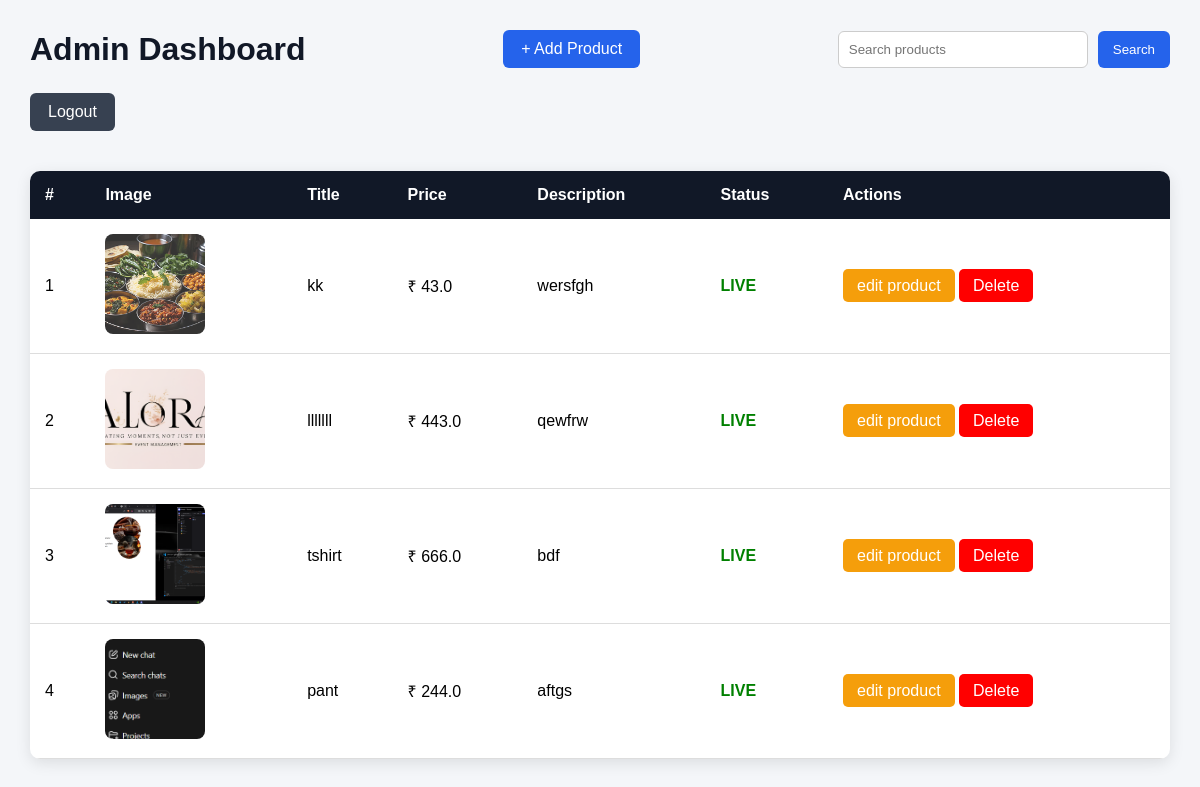
The app's page /admin_search_product, older data.
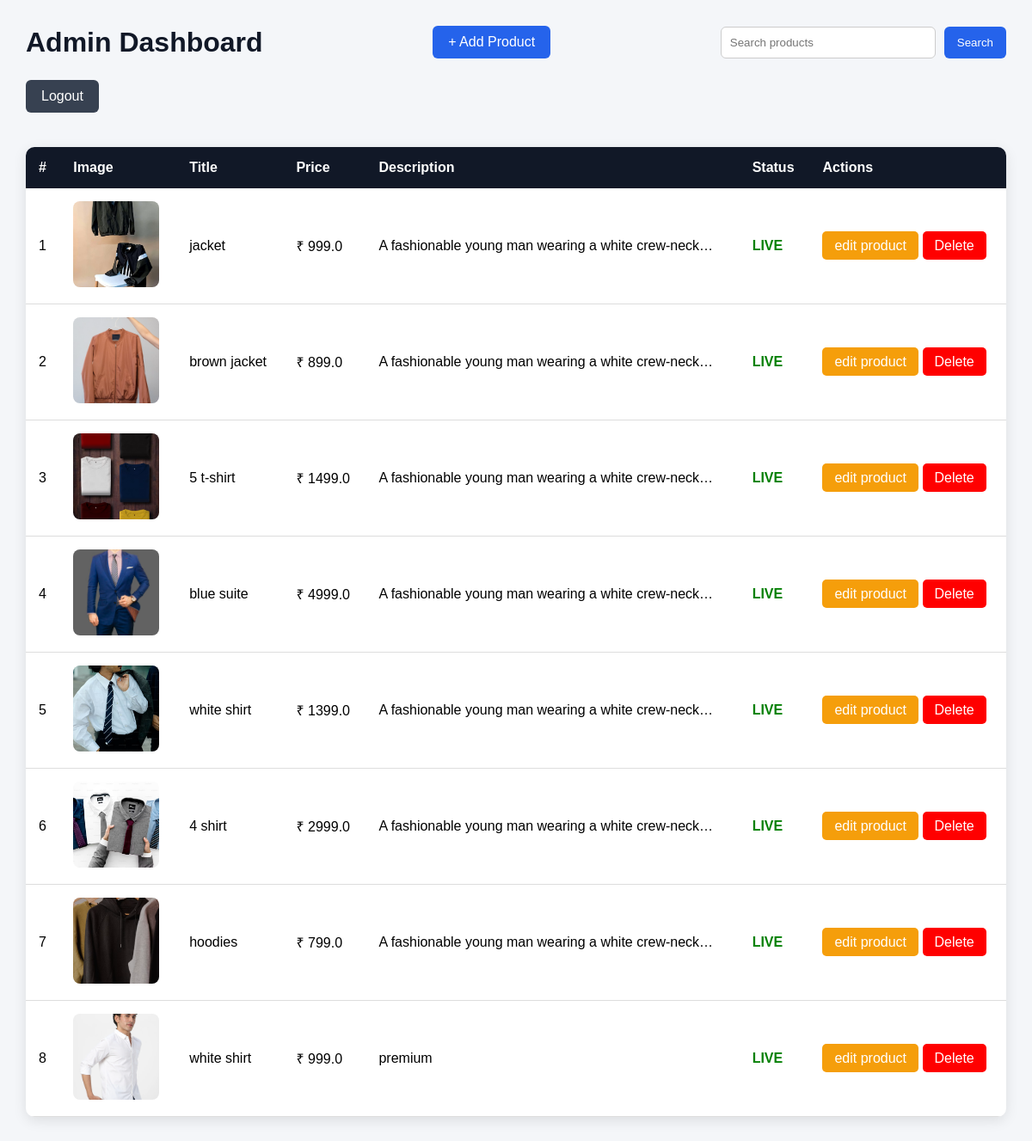
The same page, newer data.
### productapp/models.py (models this page shows, shortened)
class product(models.Model):
    LIVE = 1
    DELETE = 0
    delete_choice = ((LIVE,'live'),(DELETE,'delete'))
    title = models.CharField(max_length=200)
    prize = models.FloatField()
    discription = models.TextField()
    img = models.ImageField(upload_to="image/")
    priority = models.IntegerField(default=0)
    delete_status = models.IntegerField(choices=delete_choice,default=LIVE)
    created_date = models.DateTimeField(auto_now_add=True)
    updated_date = models.DateTimeField(auto_now=True)

### productapp/views.py (the view)
def admin_search_product(request):
    query = request.GET.get('q')
    products = product.objects.filter(delete_status = product.LIVE)
    if query :
        products = product.objects.filter(title__icontains = query)
    context = {'products':products}
    return render(request,'admin_home.html',context)

### template/admin_home.html (shortened to what this page needs)
<!DOCTYPE html>
<html lang="en">
<head>
</head>
<body>
    <div class="top-bar">
        <h1>Admin Dashboard</h1>
        <a href="{% url 'add_product' %}" class="add-btn">
            + Add Product
        </a>
        <form method="GET" action="{% url 'admin_search_product' %}" class="search-form">
            <input type="text"
                   name="q"
                   placeholder="Search products">
            <button type="submit">
                Search
            </button>
        </form>
    </div>
    <div style="margin-bottom:20px;">
        <a href="{% url 'logout' %}" class="logout-btn">
            Logout
        </a>
    </div>
    <table>
        <tr>
            <th>#</th>
            <th>Image</th>
            <th>Title</th>
            <th>Price</th>
            <th>Description</th>
            <th>Status</th>
            <th>Actions</th>
        </tr>
        {% for product in products %}
        <tr>
            <td>{{ forloop.counter }}</td>
            <td>
                {% if product.img %}
                    <img src="{{ product.img.url }}" alt="{{ product.title }}">
                {% else %}
                    No Image
                {% endif %}
            </td>
            <td>{{ product.title }}</td>
            <td>₹ {{ product.prize }}</td>
            <td>{{ product.discription|truncatechars:50 }}</td>
            <td>
                {% if product.delete_status == product.LIVE %}
                    <span class="status-live">LIVE</span>
                {% else %}
                    <span class="status-delete">DELETED</span>
                {% endif %}
            </td>
            <td>
                    <a href="{% url 'edit_product' product.pk %}" class="edit-btn">edit product</a>
                    <a href="{% url 'delete_product' product.pk %}"
                       class="delete-btn"
                       onclick="return confirm('Are you sure you want to delete this product?');">
                        Delete
                    </a>
            </td>
        </tr>
        {% endfor %}
    </table>
</body>
</html>

### template/admin_home.html (style rules this page uses)
* { margin:0; padding:0; box-sizing:border-box; font-family:Arial, sans-serif; }
body { background:#f4f6f9; padding:30px; }
.top-bar { display:flex; justify-content:space-between; align-items:center; margin-bottom:25px; }
h1 { color:#111827; }
.add-btn { text-decoration:none; background:#2563eb; color:white; padding:10px 18px; border-radius:6px; }
table { width:100%; border-collapse:collapse; background:white; box-shadow:0 4px 15px rgba(0,0,0,0.1); border-radius:10px; overflow:hidden; }
th { background:#111827; color:white; padding:15px; text-align:left; }
td { padding:15px; border-bottom:1px solid #ddd; vertical-align:middle; }
img { width:100px; height:100px; object-fit:cover; border-radius:8px; }
.status-live { color:green; font-weight:bold; }
.edit-btn { text-decoration:none; background:#f59e0b; color:white; padding:8px 14px; border-radius:5px; }
.delete-btn { text-decoration:none; background:red; color:white; padding:8px 14px; border-radius:5px; }
.search-form { display:flex; gap:10px; }
.search-form input { width:250px; padding:10px; border:1px solid #ccc; border-radius:6px; outline:none; }
.search-form button { background:#2563eb; color:white; border:none; padding:10px 15px; border-radius:6px; cursor:pointer; transition:0.3s; }
.logout-btn { text-decoration:none; background:#374151; color:white; padding:10px 18px; border-radius:6px; display:inline-block; margin-bottom:20px; transition:0.3s; }

Row changes from the older to the newer data that the page shows:
no longer on this page (row edited): product: img (picture), title "kk", prize "43.0", discription "wersfgh", delete_status "LIVE"
no longer on this page (row edited): product: img (picture), title "lllllll", prize "443.0", discription "qewfrw", delete_status "LIVE"
no longer on this page (row edited): product: img (picture), title "tshirt", prize "666.0", discription "bdf", delete_status "LIVE"
no longer on this page (row edited): product: img (picture), title "pant", prize "244.0", discription "aftgs", delete_status "LIVE"
added product: img (picture), title "jacket", prize "999.0", discription "A fashionable young man wearing a white crew-neck…", delete_status "LIVE"
added product: img (picture), title "brown jacket", prize "899.0", discription "A fashionable young man wearing a white crew-neck…", delete_status "LIVE"
added product: img (picture), title "5 t-shirt", prize "1499.0", discription "A fashionable young man wearing a white crew-neck…", delete_status "LIVE"
added product: img (picture), title "blue suite", prize "4999.0", discription "A fashionable young man wearing a white crew-neck…", delete_status "LIVE"
added product: img (picture), title "white shirt", prize "1399.0", discription "A fashionable young man wearing a white crew-neck…", delete_status "LIVE"
added product: img (picture), title "4 shirt", prize "2999.0", discription "A fashionable young man wearing a white crew-neck…", delete_status "LIVE"
added product: img (picture), title "hoodies", prize "799.0", discription "A fashionable young man wearing a white crew-neck…", delete_status "LIVE"
added product: img (picture), title "white shirt", prize "999.0", discription "premium", delete_status "LIVE"
